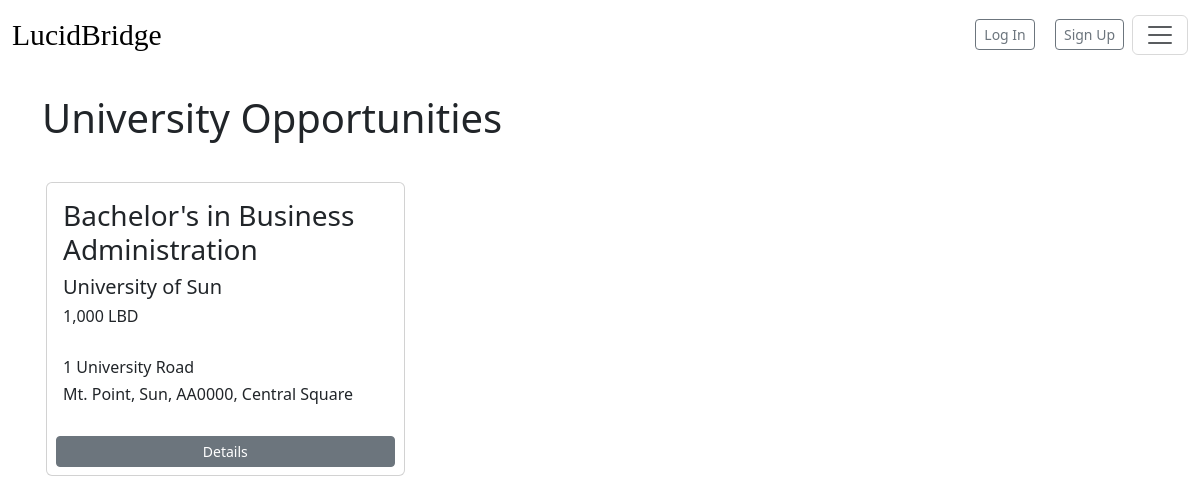
The page /university/university-offers on the database its author committed.
### university/models.py (models this page shows)
class Program(models.Model):
    created_at = models.DateTimeField(auto_now_add=True, blank=True)
    University = models.CharField(max_length=100)
    Program = models.CharField(max_length=100)
    location_local = models.CharField(max_length=100)
    location_broad = models.CharField(max_length=100)
    tuition = models.CharField(max_length=100)
    Bachelor = models.BooleanField(blank=True)
    Associate = models.BooleanField(blank=True)
    Masters = models.BooleanField(blank=True)
    PhD = models.BooleanField(blank=True)
    Enrollment_Start = models.CharField(max_length=100)
    Enrollment_End = models.CharField(max_length=100)
    Description = models.TextField(max_length=1000)
    Max_Capacity = models.CharField(max_length=100)
    Max_Applications = models.CharField(max_length=100)
    def get_absolute_url(self):
        return reverse('uni-detail', args=[self.pk])

### university/views.py (the view)
# urls.py: path('university-offers', views.uni_listing, name='uni-offers')
def uni_listing(request):
    offerings = Program.objects.all()
    return render(request, 'uni-listings.html', {'offerings':offerings})

### university/templates/uni-listings.html
{% extends "base.html" %}
{% block content %}
<br>
  <h1>University Opportunities</h1>
  <br>
    <div class="row row-cols-1 row-cols-sm-1 row-cols-md-3 g-2">
        {% for offering in offerings %}
        <div class="col-sm-4 p-2">
          <div class="card" style="max-width: 26em; height: 10em mb-5">
            <div class="card-body">
              <h3>{{offering.Program}} </h3>
              <h5>{{ offering.University }} </h5>
              <h6 class="card-title">{{ offering.tuition }} LBD <br></h6>
    <br>
              <h6>{{offering.location_local}}</h6>
              <h6>{{offering.location_broad}}</h6>
          </div>
              <div style="text-align:center;">
                <a href="{{ offering.get_absolute_url }}" class="btn btn-sm btn-secondary mt-2 mb-2 d-block mx-auto" style="width: 95%;">Details</a>
              </div>
            </div>
          </div>
          {% endfor %}
    </div>
{% endblock %}

### rows shown on the page
Program: Program "Bachelor's in Business Administration", University "University of Sun", tuition "1,000", location_local "1 University Road", location_broad "Mt. Point, Sun, AA0000, Central Square"
